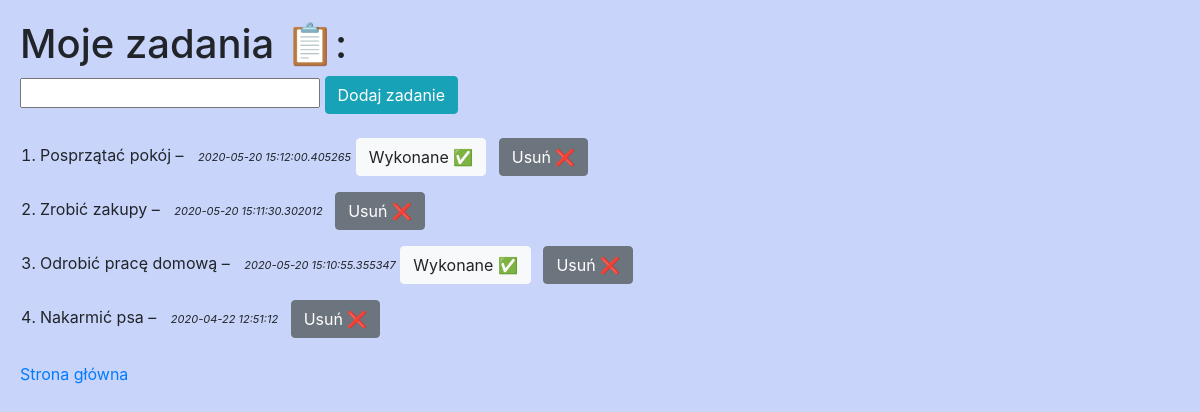
The app's page /zadania with its own data.
### tables this page shows
CREATE TABLE zadania (
    id integer primary key autoincrement, -- unikalny indentyfikator
    zadanie text not null, -- opis zadania do wykonania
    zrobione boolean not null, -- informacja czy zadania zostalo juz wykonane
    data_pub datetime not null -- data dodania zadania
);

### todo.py (the view, shortened to what this page needs)
@app.route('/zadania', methods=['GET', 'POST'])
def zadania():
    error = None
    db = get_db()
    kursor = db.execute('SELECT * FROM zadania ORDER BY data_pub DESC;')
    zadania = kursor.fetchall()
    return render_template('zadania_lista.html', zadania=zadania)

### todo.py (called while the page is built)
def get_db():
    if not g.get('db'):  # jeżeli brak połączenia, to je tworzymy
        con = sqlite3.connect(app.config['DATABASE'])
        con.row_factory = sqlite3.Row
        g.db = con  # zapisujemy połączenie w kontekście aplikacji
    return g.db  # zwracamy połączenie z bazą

### templates/zadania_lista.html (shortened to what this page needs)
<html>
  <head>
    <link rel="stylesheet" href="https://maxcdn.bootstrapcdn.com/bootstrap/4.4.1/css/bootstrap.min.css">
      <link rel="stylesheet" type="text/css" href="{{ url_for('static', filename='style.css') }}">
    </head>
  <body>
    <h1>{{ config.SITE_NAME }}:</h1>
    <form class="add-form" method="POST" action="{{ url_for('zadania') }}">
      <input name="zadanie" value=""/>
      <button type="submit"  class="btn btn-info" class="btn btn-outline-dark" >Dodaj zadanie</button>
    </form>
    <ol>
      {% for zadanie in zadania %}
        <li>
          {% if zadanie.zrobione %}
            <span class="done">{{ zadanie.zadanie }} – <em>{{ zadanie.data_pub }}</em></span>
          {% else %}
            {{ zadanie.zadanie }} – <em>{{ zadanie.data_pub }}</em>
          {% endif %}
          {% if not zadanie.zrobione %}
            <form method="POST" action="{{ url_for('zrobione') }}">
              <button type="submit" class="btn btn-light" class="btn btn-outline-dark">Wykonane ✅</button>
            </form>
          {% endif %}
          <form method="POST" action="{{ url_for('usun') }}" class="p-2">
            <button type="submit" class="btn btn-secondary">Usuń ❌</button>
          </form>
        </li>
      {% endfor %}
    </ol>
    <p><a href="{{ url_for('index') }}">Strona główna</a></p>
  </body>
</html>

### static/style.css (style rules this page uses)
body { margin-top: 20px; background-color: #c8d4fa; }
h1, p { margin-left: 20px; }
.add-form { margin-left: 20px; }
ol { text-align: left; }
em { font-size: 11px; margin-left: 10px; }
form { display: inline-block; margin-bottom: 0; }
input[name="zadanie"] { width: 300px; }

### records on screen
zadania: zadanie "Posprzątać pokój", data_pub "2020-05-20 15:12:00.405265"
zadania: zadanie "Zrobić zakupy", data_pub "2020-05-20 15:11:30.302012"
zadania: zadanie "Odrobić pracę domową", data_pub "2020-05-20 15:10:55.355347"
zadania: zadanie "Nakarmić psa", data_pub "2020-04-22 12:51:12"

### other values on screen
{{ config.SITE_NAME }} "Moje zadania 📋"
